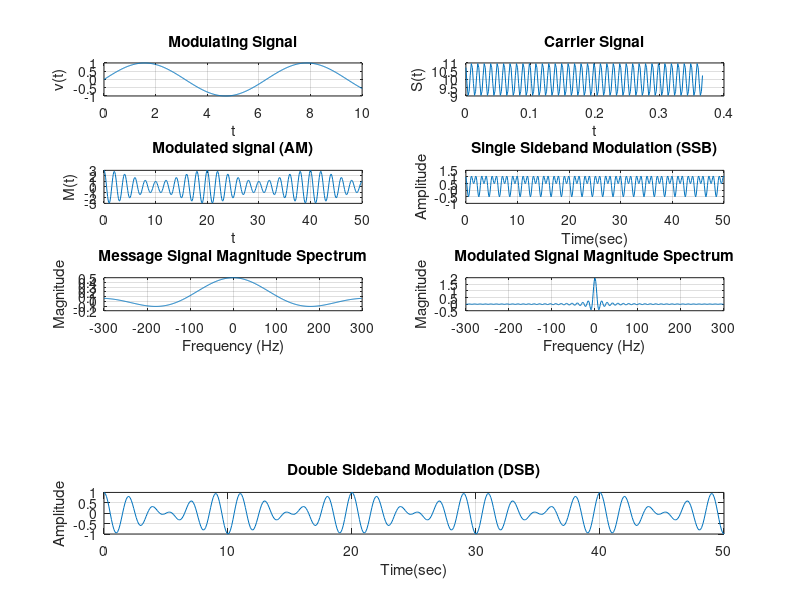

Here is the MATLAB script that generated this plot:
% Modulating Signal
x = 0:0.02:10;
y = sin(x);
subplot(5,2,1)
plot(x,y);
grid on
title('Modulating Signal')
xlabel('t')
ylabel('v(t)')

% Carrier Wave
Period = 1/30; % 30 Hz
Ts = 0.05 * Period;
Fs = 1/Ts;   % Sampling frequency
t = 0:Ts:11*Period;
L = length(t);             % Length of signal
S = 10 + cos(2*pi*100*t+44/180*pi); % Signal generation
subplot(5,2,2)
plot(t,S)
grid on
title('Carrier Signal')
xlabel('t')
ylabel('S(t)')

% Amplitude Modulation (AM)
Ac = 2; % Carrier amplitude
Am = 0.5; % Message signal amplitude
t = 0:0.1:50;
ct = Ac * cos(2*pi*0.5*t); % Carrier signal wave
mt = Am * cos(2*pi*0.05*t); % Message signal wave
MS = ct .* (1 + 1 * mt); % Modulated signal (AM)
subplot(5,2,3);
plot(t, MS);
grid on
title('Modulated signal (AM)')
xlabel('t')
ylabel('M(t)')

% Single Sideband Modulation (SSB)
m = cos(2 * pi * 0.5 * t); 
sb = m .* cos(2 * pi * 0.5 * t) - Am .* sin(2 * pi * 0.5 * t);
subplot(5,2,4)
plot(t, sb)
grid on
title('Single Sideband Modulation (SSB)');
xlabel('Time(sec)');
ylabel('Amplitude');

% Double Sideband Modulation (DSB)
DSB = Ac * (Am * cos(2*pi*0.5*t) .* cos(2*pi*0.05*t));
subplot(5,1,5);
plot(t, DSB);
grid on
title('Double Sideband Modulation (DSB)');
xlabel('Time(sec)');
ylabel('Amplitude');

% Compute Fourier Transform of the Message Signal
N = length(mt);
df = Fs / N; % Frequency resolution
frequencies = linspace(-Fs/2, Fs/2 - df, N);
MT_fft = abs(Am) * sinc(frequencies * 0.05 / (2*pi)); % Fourier Transform of mt

% Compute Fourier Transform of the Modulated Signal
MS_fft = abs(Ac) * abs(Am) * (sinc((frequencies - 0.5) / (2*pi)) + sinc((frequencies + 0.5) / (2*pi))); % Fourier Transform of MS

% Plot Magnitude Spectrum
subplot(5,2,5); 
plot(frequencies, MT_fft);
grid on
title('Message Signal Magnitude Spectrum');
xlabel('Frequency (Hz)');
ylabel('Magnitude');

subplot(5,2,6);
plot(frequencies, MS_fft);
grid on
title('Modulated Signal Magnitude Spectrum');
xlabel('Frequency (Hz)');
ylabel('Magnitude');